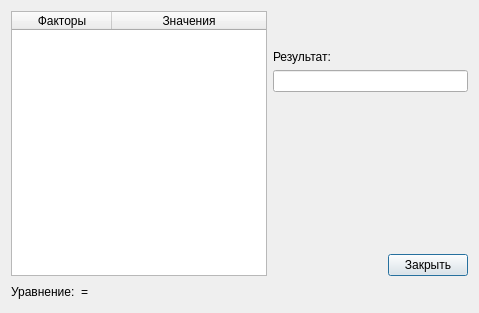
<?xml version="1.0" encoding="UTF-8"?>
<ui version="4.0">
 <class>CalcFuncValueDialog</class>
 <widget class="QDialog" name="CalcFuncValueDialog">
  <property name="geometry">
   <rect>
    <x>0</x>
    <y>0</y>
    <width>479</width>
    <height>313</height>
   </rect>
  </property>
  <property name="windowTitle">
   <string>Расчет значения функции</string>
  </property>
  <layout class="QVBoxLayout" name="verticalLayout_2">
   <item>
    <layout class="QHBoxLayout" name="horizontalLayout_3">
     <item>
      <widget class="QTableWidget" name="tableWidget">
       <attribute name="horizontalHeaderStretchLastSection">
        <bool>true</bool>
       </attribute>
       <column>
        <property name="text">
         <string>Факторы</string>
        </property>
       </column>
       <column>
        <property name="text">
         <string>Значения</string>
        </property>
       </column>
      </widget>
     </item>
     <item>
      <layout class="QVBoxLayout" name="verticalLayout" stretch="1,0,0,4,0">
       <item>
        <spacer name="verticalSpacer_2">
         <property name="orientation">
          <enum>Qt::Vertical</enum>
         </property>
         <property name="sizeHint" stdset="0">
          <size>
           <width>20</width>
           <height>40</height>
          </size>
         </property>
        </spacer>
       </item>
       <item>
        <widget class="QLabel" name="label">
         <property name="text">
          <string>Результат:</string>
         </property>
        </widget>
       </item>
       <item>
        <widget class="QLineEdit" name="lineEdit"/>
       </item>
       <item>
        <spacer name="verticalSpacer">
         <property name="orientation">
          <enum>Qt::Vertical</enum>
         </property>
         <property name="sizeHint" stdset="0">
          <size>
           <width>20</width>
           <height>40</height>
          </size>
         </property>
        </spacer>
       </item>
       <item>
        <layout class="QHBoxLayout" name="horizontalLayout">
         <item>
          <spacer name="horizontalSpacer">
           <property name="orientation">
            <enum>Qt::Horizontal</enum>
           </property>
           <property name="sizeHint" stdset="0">
            <size>
             <width>40</width>
             <height>20</height>
            </size>
           </property>
          </spacer>
         </item>
         <item>
          <widget class="QPushButton" name="pushButton">
           <property name="text">
            <string>Закрыть</string>
           </property>
          </widget>
         </item>
        </layout>
       </item>
      </layout>
     </item>
    </layout>
   </item>
   <item>
    <layout class="QHBoxLayout" name="horizontalLayout_2">
     <item>
      <widget class="QLabel" name="label_2">
       <property name="text">
        <string>Уравнение:</string>
       </property>
      </widget>
     </item>
     <item>
      <widget class="QLabel" name="label_equation">
       <property name="text">
        <string>=</string>
       </property>
      </widget>
     </item>
     <item>
      <spacer name="horizontalSpacer_2">
       <property name="orientation">
        <enum>Qt::Horizontal</enum>
       </property>
       <property name="sizeHint" stdset="0">
        <size>
         <width>40</width>
         <height>20</height>
        </size>
       </property>
      </spacer>
     </item>
    </layout>
   </item>
  </layout>
 </widget>
 <resources/>
 <connections/>
</ui>
